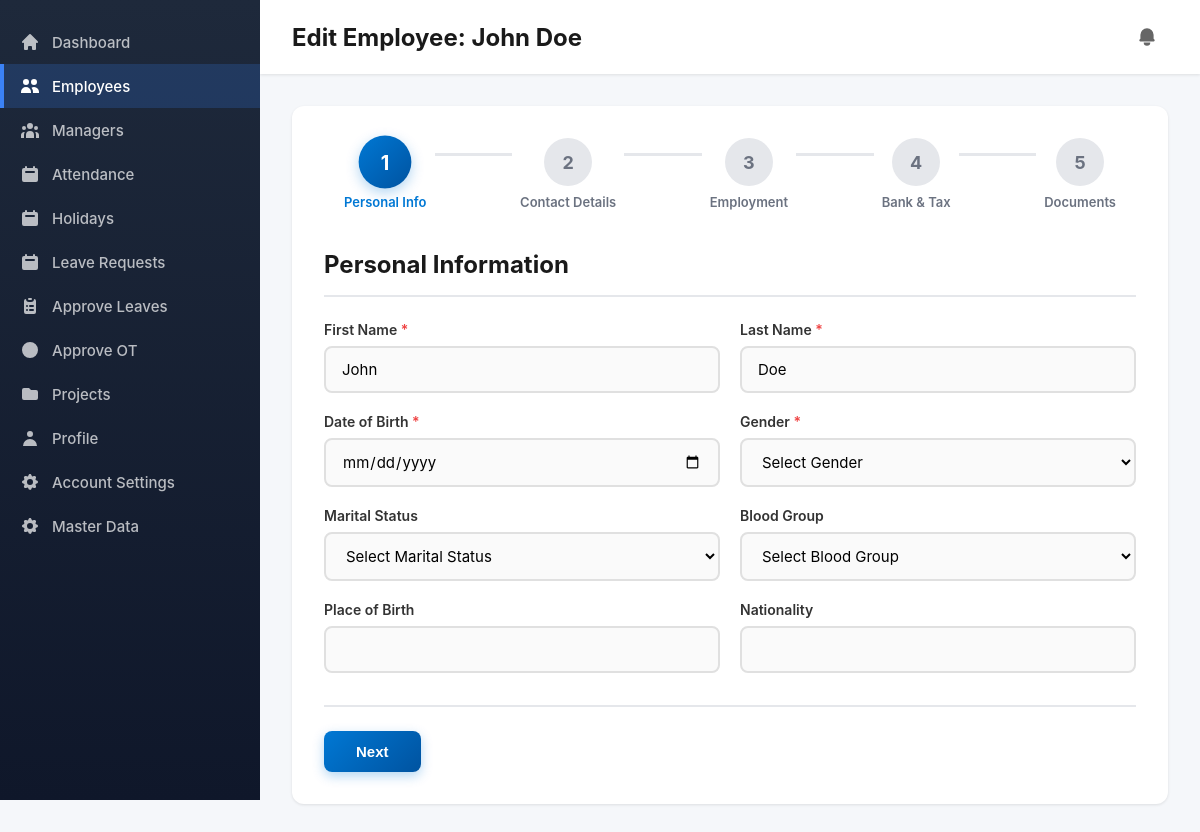
The app's page /edit_employee.php?id=1 (signed in) with its own data.
### tables this page shows
CREATE TABLE IF NOT EXISTS employees (
    id INT AUTO_INCREMENT PRIMARY KEY,
    employee_id VARCHAR(50) UNIQUE NOT NULL,
    first_name VARCHAR(100) NOT NULL,
    last_name VARCHAR(100) NOT NULL,
    email VARCHAR(100) UNIQUE NOT NULL,
    password VARCHAR(255) NOT NULL,
    personal_email VARCHAR(100),
    phone VARCHAR(20),
    country_code VARCHAR(10),
    emergency_contact VARCHAR(20),
    job_title VARCHAR(100),
    designation VARCHAR(100),
    department VARCHAR(100),
    date_of_birth DATE,
    gender ENUM('Male', 'Female', 'Other'),
    marital_status VARCHAR(50),
    blood_group VARCHAR(10),
    place_of_birth VARCHAR(100),
    nationality VARCHAR(100),
    date_of_joining DATE,
    date_of_confirmation DATE,
    address_line1 VARCHAR(255),
    address_line2 VARCHAR(255),
    city VARCHAR(100),
    state VARCHAR(100),
    zip_code VARCHAR(20),
    country VARCHAR(100),
    perm_address_line1 VARCHAR(255),
    perm_address_line2 VARCHAR(255),
    perm_city VARCHAR(100),
    perm_state VARCHAR(100),
    perm_zip_code VARCHAR(20),
    status VARCHAR(50) DEFAULT 'active',
    account_type VARCHAR(50),
    ifsc_code VARCHAR(20),
    account_number VARCHAR(50),
    pan VARCHAR(20),
    aadhar_no VARCHAR(20),
    uan_number VARCHAR(50),
    pf_account_number VARCHAR(50),
    epf VARCHAR(100),
    professional_tax VARCHAR(50),
    tax_exempt BOOLEAN DEFAULT 0,
    esi_number VARCHAR(50),
    direct_manager VARCHAR(100),
    location VARCHAR(100),
    base_location VARCHAR(100),
    place_of_issue VARCHAR(100),
    passport_expiry DATE,
    passport_issue DATE,
    passport_no VARCHAR(50),
    user_code VARCHAR(50),
    employee_type VARCHAR(50),
    shift_type ENUM('fixed', 'flexible') DEFAULT 'fixed',
    required_hours DECIMAL(4,2) DEFAULT 8.00,
    created_at TIMESTAMP DEFAULT CURRENT_TIMESTAMP,
    updated_at TIMESTAMP DEFAULT CURRENT_TIMESTAMP ON UPDATE CURRENT_TIMESTAMP
);

### edit_employee.php (the view, shortened to what this page needs)
<?php
require_once 'config.php';
require_once 'includes/dropdown_helper.php';
$id = $_GET['id'] ?? null;
$stmt = $conn->prepare("SELECT * FROM employees WHERE id = ?");
$stmt->bind_param("i", $id);
$stmt->execute();
$result = $stmt->get_result();
$employee = $result->fetch_assoc();
$user_type = $_SESSION['user_type'];
?>
<!DOCTYPE html>
<html lang="en">
<head>
    <link rel="stylesheet" href="css/dashboard.css">
    <link rel="stylesheet" href="css/add_employee.css">
</head>
<body>
    <div class="dashboard-container">
        <aside class="sidebar" id="sidebar">
            <?php $current_page = basename($_SERVER['PHP_SELF']); ?>
            <nav class="sidebar-nav">
                <?php if ($user_type === 'admin'): ?>
                    <a href="dashboard.php" class="nav-item <?php echo $current_page == 'dashboard.php' ? 'active' : ''; ?>">
                        <svg class="nav-icon" viewBox="0 0 20 20" fill="currentColor">
                            <path d="M10.707 2.293a1 1 0 00-1.414 0l-7 7a1 1 0 001.414 1.414L4 10.414V17a1 1 0 001 1h2a1 1 0 001-1v-2a1 1 0 011-1h2a1 1 0 011 1v2a1 1 0 001 1h2a1 1 0 001-1v-6.586l.293.293a1 1 0 001.414-1.414l-7-7z"/>
                        </svg>
                        <span class="nav-text">Dashboard</span>
                    </a>
                    <a href="employees.php" class="nav-item <?php echo in_array($current_page, ['employees.php', 'add_employee.php', 'edit_employee.php', 'employee_profile.php']) ? 'active' : ''; ?>">
                        <svg class="nav-icon" viewBox="0 0 20 20" fill="currentColor">
                            <path d="M9 6a3 3 0 11-6 0 3 3 0 016 0zM17 6a3 3 0 11-6 0 3 3 0 016 0zM12.93 17c.046-.327.07-.66.07-1a6.97 6.97 0 00-1.5-4.33A5 5 0 0119 16v1h-6.07zM6 11a5 5 0 015 5v1H1v-1a5 5 0 015-5z"/>
                        </svg>
                        <span class="nav-text">Employees</span>
                    </a>
                    <a href="managers.php" class="nav-item <?php echo in_array($current_page, ['managers.php', 'add_manager.php', 'edit_manager.php']) ? 'active' : ''; ?>">
                        <span class="nav-text">Managers</span>
                    </a>
                    <a href="team_attendance.php" class="nav-item <?php echo $current_page == 'team_attendance.php' ? 'active' : ''; ?>">
                        <svg class="nav-icon" viewBox="0 0 20 20" fill="currentColor">
                            <path fill-rule="evenodd" d="M6 2a1 1 0 00-1 1v1H4a2 2 0 00-2 2v10a2 2 0 002 2h12a2 2 0 002-2V6a2 2 0 00-2-2h-1V3a1 1 0 10-2 0v1H7V3a1 1 0 00-1-1zm0 5a1 1 0 000 2h8a1 1 0 100-2H6z"/>
                        </svg>
                        <span class="nav-text">Attendance</span>
                    </a>
                    <a href="holidays.php" class="nav-item <?php echo $current_page == 'holidays.php' ? 'active' : ''; ?>">
                        <svg class="nav-icon" viewBox="0 0 20 20" fill="currentColor">
                            <path fill-rule="evenodd" d="M6 2a1 1 0 00-1 1v1H4a2 2 0 00-2 2v10a2 2 0 002 2h12a2 2 0 002-2V6a2 2 0 00-2-2h-1V3a1 1 0 10-2 0v1H7V3a1 1 0 00-1-1zm0 5a1 1 0 000 2h8a1 1 0 100-2H6z"/>
                        </svg>
                        <span class="nav-text">Holidays</span>
                    </a>
                    <a href="leave_requests.php" class="nav-item <?php echo $current_page == 'leave_requests.php' ? 'active' : ''; ?>">
                        <svg class="nav-icon" viewBox="0 0 20 20" fill="currentColor">
                            <path fill-rule="evenodd" d="M6 2a1 1 0 00-1 1v1H4a2 2 0 00-2 2v10a2 2 0 002 2h12a2 2 0 002-2V6a2 2 0 00-2-2h-1V3a1 1 0 10-2 0v1H7V3a1 1 0 00-1-1zm0 5a1 1 0 000 2h8a1 1 0 100-2H6z"/>
                        </svg>
                        <span class="nav-text">Leave Requests</span>
                    </a>
                    <a href="manage_leaves.php" class="nav-item <?php echo $current_page == 'manage_leaves.php' ? 'active' : ''; ?>">
                        <span class="nav-text">Approve Leaves</span>
                    </a>
                    <a href="manage_overtime.php" class="nav-item <?php echo $current_page == 'manage_overtime.php' ? 'active' : ''; ?>">
                        <svg class="nav-icon" viewBox="0 0 20 20" fill="currentColor">
                            <path d="M10 18a8 8 0 100-16 8 8 0 000 16zm1-12a1 1 0 10-2 0v4a1 1 0 00.293.707l2.828 2.829a1 1 0 101.415-1.415L11 9.586V6z"/>
                        </svg>
                        <span class="nav-text">Approve OT</span>
                    </a>
                    <a href="projects.php" class="nav-item <?php echo in_array($current_page, ['projects.php', 'add_project.php', 'project_details.php', 'assign_project.php']) ? 'active' : ''; ?>">
                        <svg class="nav-icon" viewBox="0 0 20 20" fill="currentColor">
                            <path d="M2 6a2 2 0 012-2h5l2 2h5a2 2 0 012 2v6a2 2 0 01-2 2H4a2 2 0 01-2-2V6z"/>
                        </svg>
                        <span class="nav-text">Projects</span>
                    </a>
                    <a href="profile.php" class="nav-item <?php echo $current_page == 'profile.php' ? 'active' : ''; ?>">
                        <svg class="nav-icon" viewBox="0 0 20 20" fill="currentColor"><path fill-rule="evenodd" d="M10 9a3 3 0 100-6 3 3 0 000 6zm-7 9a7 7 0 1114 0H3z" clip-rule="evenodd"/></svg>
                        <span class="nav-text">Profile</span>
                    </a>
                    <a href="settings.php" class="nav-item <?php echo $current_page == 'settings.php' ? 'active' : ''; ?>">
                        <span class="nav-text">Account Settings</span>
                    </a>
                    <a href="dropdown_management.php" class="nav-item <?php echo $current_page == 'dropdown_management.php' ? 'active' : ''; ?>">
                        <span class="nav-text">Master Data</span>
                    </a>
                <?php endif; ?>
            </nav>
        </aside>
        <main class="main-content">
            <header class="top-header">
                <div class="header-left">
                    <h1 class="page-title">Edit Employee: <?php echo htmlspecialchars($employee['first_name'] . ' ' . $employee['last_name']); ?></h1>
                </div>
                 <div class="header-right">
                    <a href="notifications.php" class="icon-btn">
                        <svg viewBox="0 0 20 20" fill="currentColor">
                            <path d="M10 2a6 6 0 00-6 6v3.586l-.707.707A1 1 0 004 14h12a1 1 0 00.707-1.707L16 11.586V8a6 6 0 00-6-6zM10 18a3 3 0 01-3-3h6a3 3 0 01-3 3z"/>
                        </svg>
                    </a>
                </div>
            </header>
            <div class="content">
                <div class="form-container">
                    <div class="progress-bar">
                         <div class="progress-step active" data-step="1">
                            <div class="step-number">1</div>
                            <div class="step-label">Personal Info</div>
                        </div>
                        <div class="progress-line"></div>
                        <div class="progress-step" data-step="2">
                            <div class="step-number">2</div>
                            <div class="step-label">Contact Details</div>
                        </div>
                         <div class="progress-line"></div>
                        <div class="progress-step" data-step="3">
                            <div class="step-number">3</div>
                            <div class="step-label">Employment</div>
                        </div>
                         <div class="progress-line"></div>
                        <div class="progress-step" data-step="4">
                            <div class="step-number">4</div>
                            <div class="step-label">Bank & Tax</div>
                        </div>
                         <div class="progress-line"></div>
                        <div class="progress-step" data-step="5">
                            <div class="step-number">5</div>
                            <div class="step-label">Documents</div>
                        </div>
                    </div>
                    <form method="POST" action="" id="employeeForm" class="employee-form">
                        <div class="form-step active" data-step="1">
                            <h3 class="step-title">Personal Information</h3>
                            <div class="form-grid">
                                <div class="form-group">
                                    <label class="form-label">First Name <span class="required">*</span></label>
                                    <input type="text" name="first_name" class="form-input" value="<?php echo htmlspecialchars($employee['first_name']); ?>" required>
                                </div>
                                <div class="form-group">
                                    <label class="form-label">Last Name <span class="required">*</span></label>
                                    <input type="text" name="last_name" class="form-input" value="<?php echo htmlspecialchars($employee['last_name']); ?>" required>
                                </div>
                                <div class="form-group">
                                    <label class="form-label">Date of Birth <span class="required">*</span></label>
                                    <input type="date" name="date_of_birth" class="form-input" value="<?php echo htmlspecialchars($employee['date_of_birth']); ?>" required>
                                </div>
                                <div class="form-group">
                                    <label class="form-label">Gender <span class="required">*</span></label>
                                    <select name="gender" class="form-input" required>
                                        <?php echo renderDropdownOptions($conn, 'gender', $employee['gender']); ?>
                                    </select>
                                </div>
                                <div class="form-group">
                                    <label class="form-label">Marital Status</label>
                                    <select name="marital_status" class="form-input">
                                        <?php echo renderDropdownOptions($conn, 'marital_status', $employee['marital_status']); ?>
                                    </select>
                                </div>
                                 <div class="form-group">
                                    <label class="form-label">Blood Group</label>
                                    <select name="blood_group" class="form-input">
                                        <?php echo renderDropdownOptions($conn, 'blood_group', $employee['blood_group']); ?>
                                    </select>
                                </div>
                                <div class="form-group">
                                    <label class="form-label">Place of Birth</label>
                                    <input type="text" name="place_of_birth" class="form-input" value="<?php echo htmlspecialchars($employee['place_of_birth']); ?>">
                                </div>
                                <div class="form-group">
                                    <label class="form-label">Nationality</label>
                                    <input type="text" name="nationality" class="form-input" value="<?php echo htmlspecialchars($employee['nationality']); ?>">
                                </div>
                            </div>
                        </div>
                        <div class="form-actions">
                            <button type="button" class="btn btn-primary" id="nextBtn" onclick="changeStep(1)">Next</button>
                        </div>
                    </form>
                </div>
            </div>
        </main>
    </div>
</body>
</html>

### records on screen
employees: first_name+last_name "John Doe", first_name "John", last_name "Doe"
